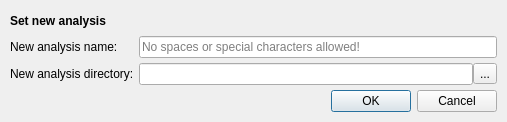
<?xml version="1.0" encoding="UTF-8"?>
<ui version="4.0">
 <class>NewAnalysisWindow</class>
 <widget class="QMainWindow" name="NewAnalysisWindow">
  <property name="geometry">
   <rect>
    <x>0</x>
    <y>0</y>
    <width>507</width>
    <height>122</height>
   </rect>
  </property>
  <property name="minimumSize">
   <size>
    <width>507</width>
    <height>122</height>
   </size>
  </property>
  <property name="maximumSize">
   <size>
    <width>507</width>
    <height>122</height>
   </size>
  </property>
  <property name="windowTitle">
   <string>MainWindow</string>
  </property>
  <widget class="QWidget" name="centralwidget">
   <layout class="QVBoxLayout" name="verticalLayout_2">
    <property name="spacing">
     <number>0</number>
    </property>
    <property name="leftMargin">
     <number>0</number>
    </property>
    <property name="topMargin">
     <number>0</number>
    </property>
    <property name="rightMargin">
     <number>0</number>
    </property>
    <property name="bottomMargin">
     <number>0</number>
    </property>
    <item>
     <widget class="QWidget" name="widget" native="true">
      <layout class="QVBoxLayout" name="verticalLayout">
       <property name="spacing">
        <number>5</number>
       </property>
       <property name="leftMargin">
        <number>10</number>
       </property>
       <property name="topMargin">
        <number>10</number>
       </property>
       <property name="rightMargin">
        <number>10</number>
       </property>
       <property name="bottomMargin">
        <number>10</number>
       </property>
       <item>
        <widget class="QLabel" name="label">
         <property name="font">
          <font>
           <bold>true</bold>
          </font>
         </property>
         <property name="text">
          <string>Set new analysis</string>
         </property>
        </widget>
       </item>
       <item>
        <layout class="QFormLayout" name="formLayout_2">
         <item row="0" column="0">
          <widget class="QLabel" name="analysisNameLabel">
           <property name="text">
            <string>New analysis name:</string>
           </property>
          </widget>
         </item>
         <item row="0" column="1">
          <widget class="QLineEdit" name="analysisNameLineEdit">
           <property name="toolTip">
            <string>&lt;html&gt;&lt;head/&gt;&lt;body&gt;&lt;p&gt;&lt;br/&gt;&lt;/p&gt;&lt;/body&gt;&lt;/html&gt;</string>
           </property>
           <property name="whatsThis">
            <string>&lt;html&gt;&lt;head/&gt;&lt;body&gt;&lt;p&gt;&lt;br/&gt;&lt;/p&gt;&lt;/body&gt;&lt;/html&gt;</string>
           </property>
           <property name="inputMask">
            <string/>
           </property>
           <property name="maxLength">
            <number>15</number>
           </property>
           <property name="frame">
            <bool>true</bool>
           </property>
           <property name="echoMode">
            <enum>QLineEdit::Normal</enum>
           </property>
           <property name="placeholderText">
            <string>No spaces or special characters allowed!</string>
           </property>
           <property name="clearButtonEnabled">
            <bool>true</bool>
           </property>
          </widget>
         </item>
         <item row="1" column="0">
          <widget class="QLabel" name="analysisDirectoryLabel">
           <property name="text">
            <string>New analysis directory:</string>
           </property>
          </widget>
         </item>
         <item row="1" column="1">
          <widget class="QWidget" name="widget_2" native="true">
           <layout class="QHBoxLayout" name="horizontalLayout_3">
            <property name="spacing">
             <number>0</number>
            </property>
            <property name="leftMargin">
             <number>0</number>
            </property>
            <property name="topMargin">
             <number>0</number>
            </property>
            <property name="rightMargin">
             <number>0</number>
            </property>
            <property name="bottomMargin">
             <number>0</number>
            </property>
            <item>
             <widget class="QLineEdit" name="analysisDirectoryLineEdit">
              <property name="enabled">
               <bool>true</bool>
              </property>
              <property name="toolTip">
               <string>&lt;html&gt;&lt;head/&gt;&lt;body&gt;&lt;p&gt;&lt;br/&gt;&lt;/p&gt;&lt;/body&gt;&lt;/html&gt;</string>
              </property>
              <property name="clearButtonEnabled">
               <bool>true</bool>
              </property>
             </widget>
            </item>
            <item>
             <widget class="QToolButton" name="toolButton">
              <property name="text">
               <string>...</string>
              </property>
              <property name="autoRaise">
               <bool>false</bool>
              </property>
             </widget>
            </item>
           </layout>
          </widget>
         </item>
        </layout>
       </item>
       <item>
        <widget class="QDialogButtonBox" name="buttonBox">
         <property name="orientation">
          <enum>Qt::Horizontal</enum>
         </property>
         <property name="standardButtons">
          <set>QDialogButtonBox::Cancel|QDialogButtonBox::Ok</set>
         </property>
         <property name="centerButtons">
          <bool>false</bool>
         </property>
        </widget>
       </item>
      </layout>
     </widget>
    </item>
   </layout>
  </widget>
 </widget>
 <resources/>
 <connections/>
</ui>
